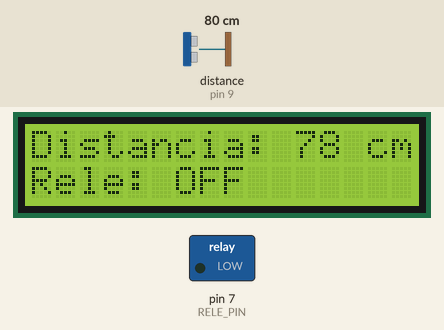
The program below on a simulated Arduino Mega 2560, built with avr-gcc and run on an emulated ATmega2560. Parts: 16×2 character LCD, switched loads named in the program (green lamp = pin HIGH). Wiring (inferred from the names in the program): ultrasonic range finder: trigger pin 8; echo pin 9. Inputs (shaded band) come from the test bench; at power-on: distance to the obstacle (sensor on pin 9) 80 cm. The echo pulse lasts 58.3 µs per cm; pins used as bus, display or sensor lines are not drawn; what the program prints to the serial monitor is not drawn.

Above: at 2.7 s.
2.8 s: distance to the obstacle (sensor on pin 9) set to 47 cm
At 4.0 s:
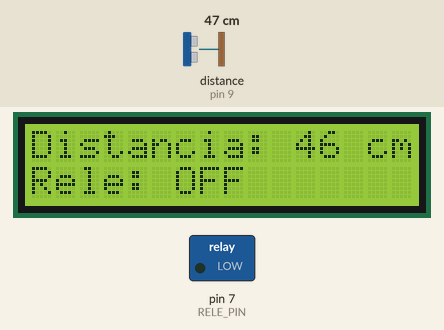
4.6 s: distance to the obstacle (sensor on pin 9) set to 36 cm
At 4.9 s:
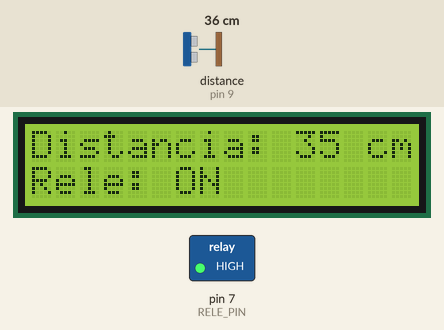
7.6 s: distance to the obstacle (sensor on pin 9) set to 2 cm
At 8.9 s:
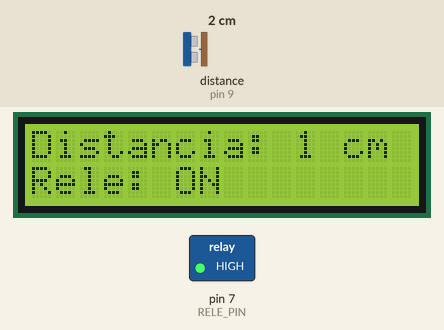
9.2 s: distance to the obstacle (sensor on pin 9) set to 4 cm
At 9.8 s:
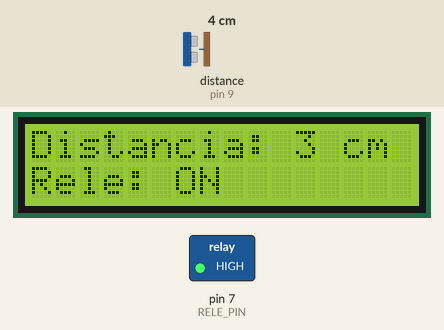
10.7 s: distance to the obstacle (sensor on pin 9) set to 43 cm
At 11.8 s:
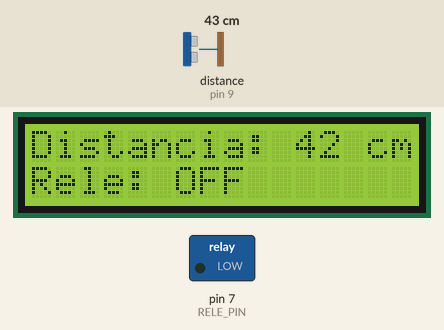
Timing chart, 0 to 13.7 s (numbered marks = the images above; inputs shaded):
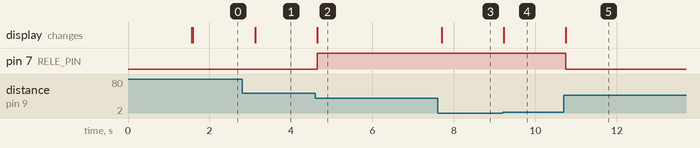

Measured:
- the behaviour switches between 42 and 41 cm on distance to the obstacle (sensor on pin 9) (found by bisection; images 1 and 2)
- after the input at 2.8 s, the display: changes after 0.32 s (image 1)
- after the input at 4.6 s, pin 7 (RELE_PIN): LOW → HIGH after 0.05 s; the display: changes after 0.05 s (image 2)
- after the input at 7.6 s, the display: changes after 0.10 s (image 3)
- after the input at 9.2 s, the display: changes at once (image 4)
- after the input at 10.7 s, pin 7 (RELE_PIN): HIGH → LOW at once; the display: changes at once (image 5)

The program:

main.cpp
```cpp
#include <Arduino.h>

#include <LiquidCrystal.h>
#include <Wire.h>

LiquidCrystal lcd(4, 6, 10, 11, 12, 13);

// Pino de saída para comando do relé
#define RELE_PIN 7

// Definição dos pinos do sensor ultrassónico
#define TRIG_PIN 8
#define ECHO_PIN 9

// Distância limite (em centímetros) para ativação do relé
#define DISTANCIA_LIMITE 40

void setup() {
  Serial.begin(9600);
  lcd.begin(16, 2);
  Serial.println(F("Sensor ultrasónico"));

  // Configuração dos pinos
  pinMode(TRIG_PIN, OUTPUT);
  pinMode(ECHO_PIN, INPUT);
  pinMode(RELE_PIN, OUTPUT);

  digitalWrite(RELE_PIN, LOW);  // Garante relé desligado no arranque

  // Inicialização do LCD
  lcd.setCursor(0, 0);
  lcd.print(F("Atuador Proximidade "));
  lcd.setCursor(0, 1);
  lcd.print(F("Mazagao. 2025"));
  delay(1500);
  lcd.clear();

  Serial.println("Sistema de Proximidade iniciado...");
}

void loop() {
  // Gera o pulso de disparo (TRIG)
  digitalWrite(TRIG_PIN, LOW);
  delayMicroseconds(2);
  digitalWrite(TRIG_PIN, HIGH);
  delayMicroseconds(10);
  digitalWrite(TRIG_PIN, LOW);

  // Mede o tempo (em microssegundos) até ao eco retornar
  long duracao = pulseIn(ECHO_PIN, HIGH, 30000); // timeout 30ms (~5m)

  // Calcula a distância em centímetros (som = 0,034 cm/µs)
  long distancia = duracao * 0.034 / 2;

  // Mostra a distância na porta série
  Serial.print("Distancia: ");
  Serial.print(distancia);
  Serial.println(" cm");

  // Atualiza o LCD
  lcd.clear();
  lcd.setCursor(0, 0);
  lcd.print("Distancia: ");
  lcd.print(distancia);
  lcd.print(" cm");

  // Controlo do relé conforme distância medida
  if (distancia > 0 && distancia <= DISTANCIA_LIMITE) {
    digitalWrite(RELE_PIN, HIGH);
    lcd.setCursor(0, 1);
    lcd.print("Rele: ON ");
    Serial.println("Objeto proximo, Rele ligado");
  } else {
    digitalWrite(RELE_PIN, LOW);
    lcd.setCursor(0, 1);
    lcd.print("Rele: OFF");
    Serial.println("Sem objeto, Rele desligado");
  }

  delay(500); // Pequeno atraso antes da próxima leitura
}
```
